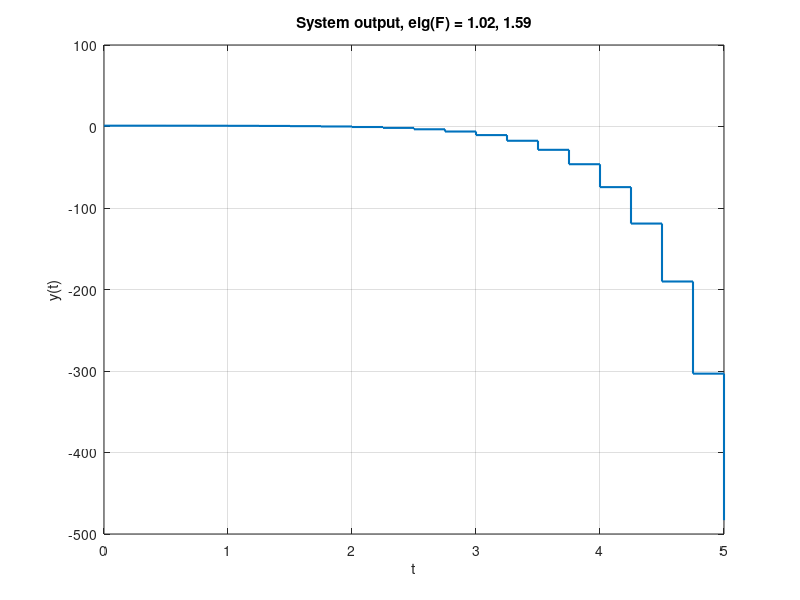

This chart was generated by the following MATLAB code:
T=0.25;
A=[1 T; 0 1];
B=[T^2/2;T];
K=[0.1888 -2.4636] % k1 k2

F=A-B*K

eigF = eig(F)

x0 = [1; 0];
N = 20;

x = zeros(length(x0), N+1);
x(:,1) = x0;

for k = 1:N
    x(:,k+1) = F * x(:,k);
end

time = (0:N)*T;

stairs(time, x(1,:), 'LineWidth', 1.5);
% hold on;
% stairs(time, x(2,:), 'LineWidth', 1.5);
xlabel('t');
% ylabel('x_k');
% legend('x_1','x_2');
ylabel('y(t)')

title(sprintf('System output, eig(F) = {%0.2f, %0.2f}', eigF(1), eigF(2)));
% title(sprintf('System output, eig(F) = {%0.2f %0.2fi, %0.2f + %0.2fi}', ...
%     real(eigF(1)), imag(eigF(1)), real(eigF(2)), imag(eigF(2))));
grid on;